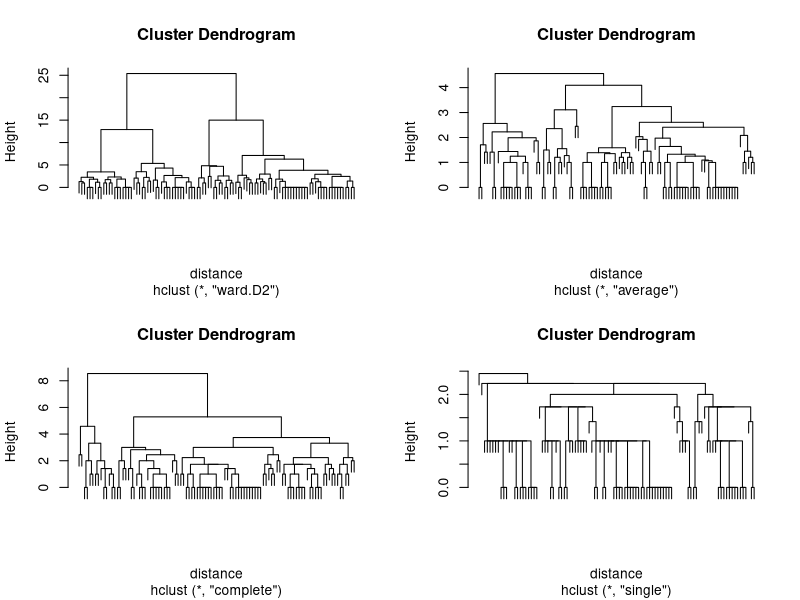
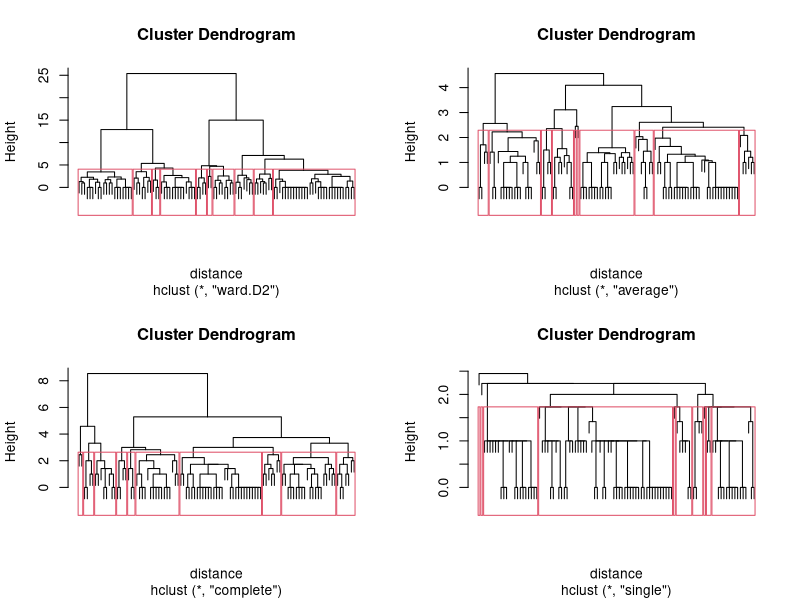
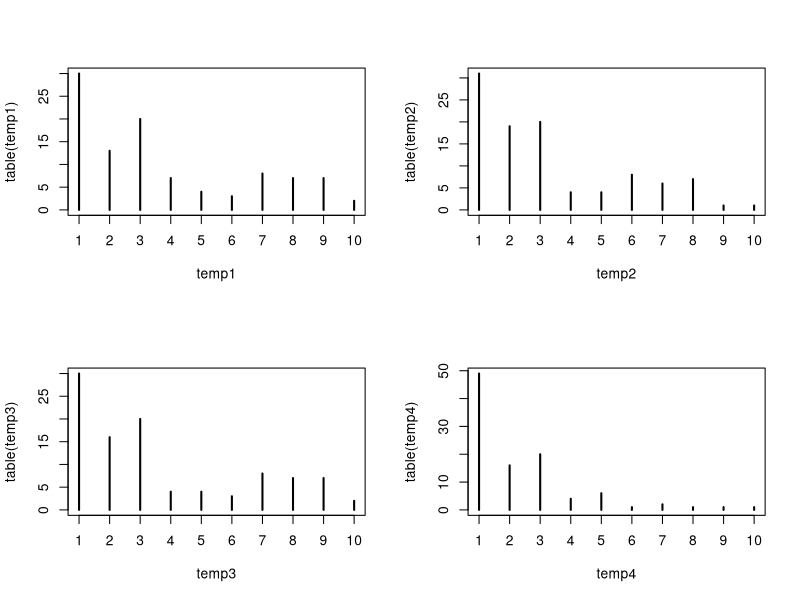
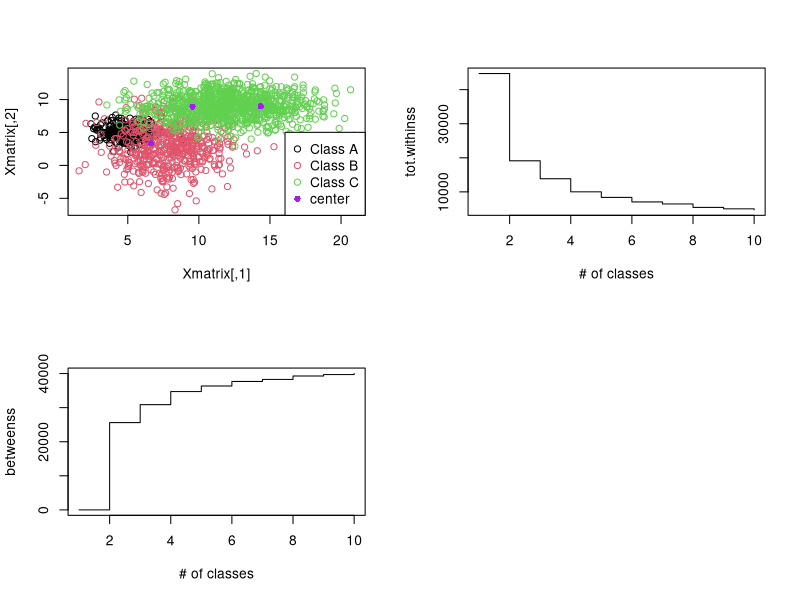
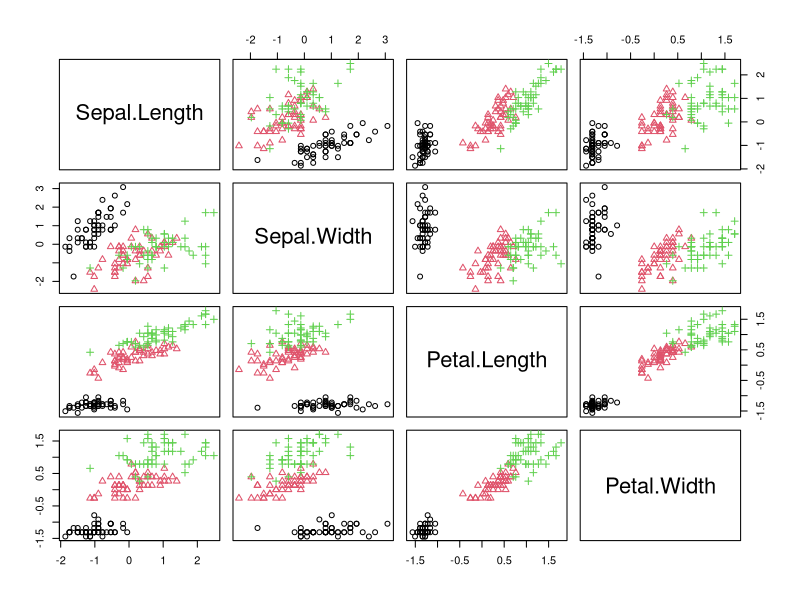
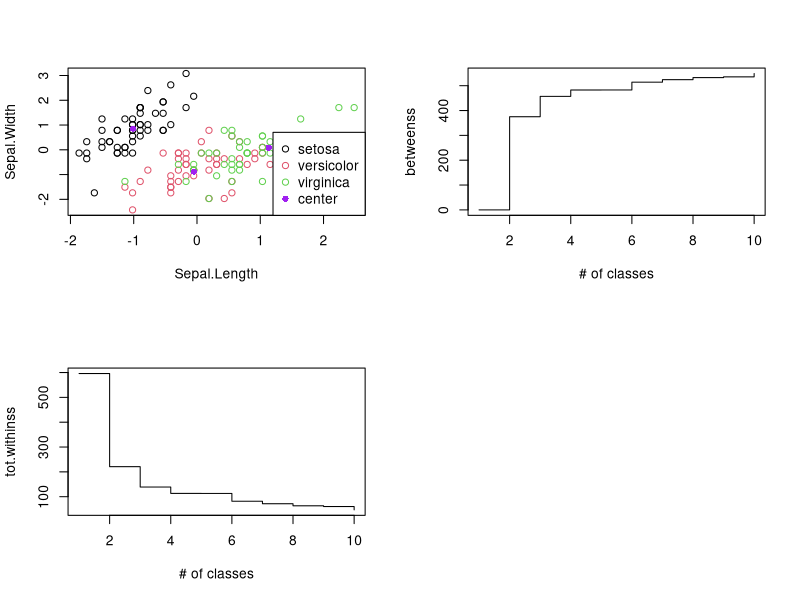

These charts were generated, in order, by the following R code:
# Problem 6.1
library("mlbench")
data(Zoo)
#str(Zoo)
dim(Zoo)

Xmatrix<-Zoo[,1:16]
Ymatrix<-factor(Zoo[,17])
#str(Xmatrix);str(Ymatrix)

colnames(Xmatrix)
levels(Ymatrix)

summary(Ymatrix)

distance<-dist(Xmatrix)
hc1<-hclust(distance,method="ward.D2")
hc2<-hclust(distance,method="average")
hc3<-hclust(distance,method="complete")
hc4<-hclust(distance,method="single")
#str(hc1);str(hc2);str(hc3);str(hc4)

par(mfrow=c(2,2))
plot(hc1,label=FALSE)
plot(hc2,label=FALSE)
plot(hc3,label=FALSE)
plot(hc4,label=FALSE)

tester<-function(h1=NULL,k1=NULL){
    par(mfrow=c(2,2))
    plot(hc1,label=FALSE)
    rect.hclust(tree=hc1,k=k1,h=h1)
    plot(hc2,label=FALSE)
    rect.hclust(tree=hc2,k=k1,h=h1)
    plot(hc3,label=FALSE)
    rect.hclust(tree=hc3,k=k1,h=h1)
    plot(hc4,label=FALSE)
    rect.hclust(tree=hc4,k=k1,h=h1)
    par(mfrow=c(1,1))
}
tester(k1=10)

tester2<-function(k1=NULL,h1=NULL){
    temp1<-cutree(hc1,k=k1,h=h1)
    temp2<-cutree(hc2,k=k1,h=h1)
    temp3<-cutree(hc3,k=k1,h=h1)
    temp4<-cutree(hc4,k=k1,h=h1)
    print(table(temp1));print(table(temp2))
    print(table(temp3));print(table(temp4))
    par(mfrow=c(2,2))
    plot(table(temp1));plot(table(temp2))
    plot(table(temp3));plot(table(temp4))
}
tester2(k1=10)

# Problem 6.2
set.seed(1)
library("mnormt")
n1<-300
mu1<-c(5,5)
sigma1<-matrix(c(1,0,0,1),nrow=2,ncol=2)
x1<-rmnorm(n1,mean=mu1,varcov=sigma1)

n2<-500
mu2<-c(8,3)
sigma1<-matrix(c(4,0,0,9),nrow=2,ncol=2)
x2<-rmnorm(n2,mean=mu2,varcov=sigma1)

n3<-900
mu3<-c(12,9)
sigma1<-matrix(c(8,0,0,3),nrow=2,ncol=2)
x3<-rmnorm(n3,mean=mu3,varcov=sigma1)

Xmatrix<-rbind(x1,x2,x3)
Ymatrix<-factor(c(rep("Class A",n1),rep("Class B",n2),rep("Class C",n3)))
head(Ymatrix)

temp<-kmeans(Xmatrix,centers=3)
names(temp)
temp$centers #mean value of each cluster
temp$size #number of observations in each cluster
temp$totss #SSE across all observations
temp$tot.withinss #SSE across all observations in each cluster
temp$iter #Number of iterations used

center<-temp$centers
plot(Xmatrix,col=as.integer(Ymatrix),pch=1)
points(center,pch=16,col="purple")
legend("bottomright",legend=c(levels(Ymatrix),"center"),col=c(1,2,3,"purple"),pch=c(1,1,1,16))
center

temp2<-as.matrix(temp$centers)
temp3<-t(temp2)
temp4<-matrix(0,nrow=nrow(temp3),ncol=ncol(temp3))
temp5<-temp4
x<-order(temp3[1,])
for (i in 1:3){
    temp4[2,x[i]]<-temp3[2,i]
    temp4[1,x[i]]<-temp3[1,i]
}
print(temp4)
temp5<-cbind(mu1,mu2,mu3)
temp5
temp5-temp4

table(Ymatrix,temp$cluster)
names(temp)
temp6<-matrix(0,nrow=10,ncol=2)
for (i in 1:10){
    temp<-kmeans(Xmatrix,centers=i)
    temp6[i,1]<-temp$tot.withinss
    temp6[i,2]<-temp$betweenss
}
colnames(temp6)<-c("tot.withinss","betweenss")
print(temp6)
plot(1:10,temp6[,1],xlab="# of classes",ylab="tot.withinss",type="s")
plot(1:10,temp6[,2],xlab="# of classes",ylab="betweenss",type="s")

# Problem 6.3
# We want to apply the same analytical methods as in Problem 6.2, but to real-world data rather than generated data.
set.seed(1)
data(iris)
str(iris)
names(iris)
Xmatrix<-scale((iris[,1:4]),scale=TRUE)
Ymatrix<-iris[,5]
table(Ymatrix)
pairs(Xmatrix,col=as.integer(Ymatrix),pch=as.integer(Ymatrix))
temp<-kmeans(Xmatrix,centers=3)
names(temp)
temp$centers #mean value of each cluster
temp$size #number of observations in each cluster
temp$totss #SSE across all observations
temp$tot.withinss #SSE across all observations in each cluster
temp$iter #Number of iterations used

center<-temp$centers
plot(Xmatrix,col=as.integer(Ymatrix),pch=1)
points(center,pch=16,col="purple")
legend("bottomright",legend=c(levels(Ymatrix),"center"),col=c(1,2,3,"purple"),pch=c(1,1,1,16))
center

temp2<-as.matrix(temp$centers)
temp3<-t(temp2)
temp4<-matrix(0,nrow=nrow(temp3),ncol=ncol(temp3))
temp5<-temp4
x<-order(temp3[1,])
for (i in 1:3){
    temp4[2,x[i]]<-temp3[2,i]
    temp4[1,x[i]]<-temp3[1,i]
}
print(temp4)
for(i in 1:3){
    temp5[,i]<-colMeans(Xmatrix[Ymatrix==levels(Ymatrix)[i],])
}
temp5
colnames(temp5)<-levels(Ymatrix)
temp5-temp4

table(Ymatrix,temp$cluster)
names(temp)
temp6<-matrix(0,nrow=10,ncol=2)
for (i in 1:10){
    temp<-kmeans(Xmatrix,centers=i)
    temp6[i,1]<-temp$tot.withinss
    temp6[i,2]<-temp$betweenss
}
colnames(temp6)<-c("tot.withinss","betweenss")
print(temp6)
plot(1:10,temp6[,1],xlab="# of classes",ylab="tot.withinss",type="s")
plot(1:10,temp6[,2],xlab="# of classes",ylab="betweenss",type="s")
